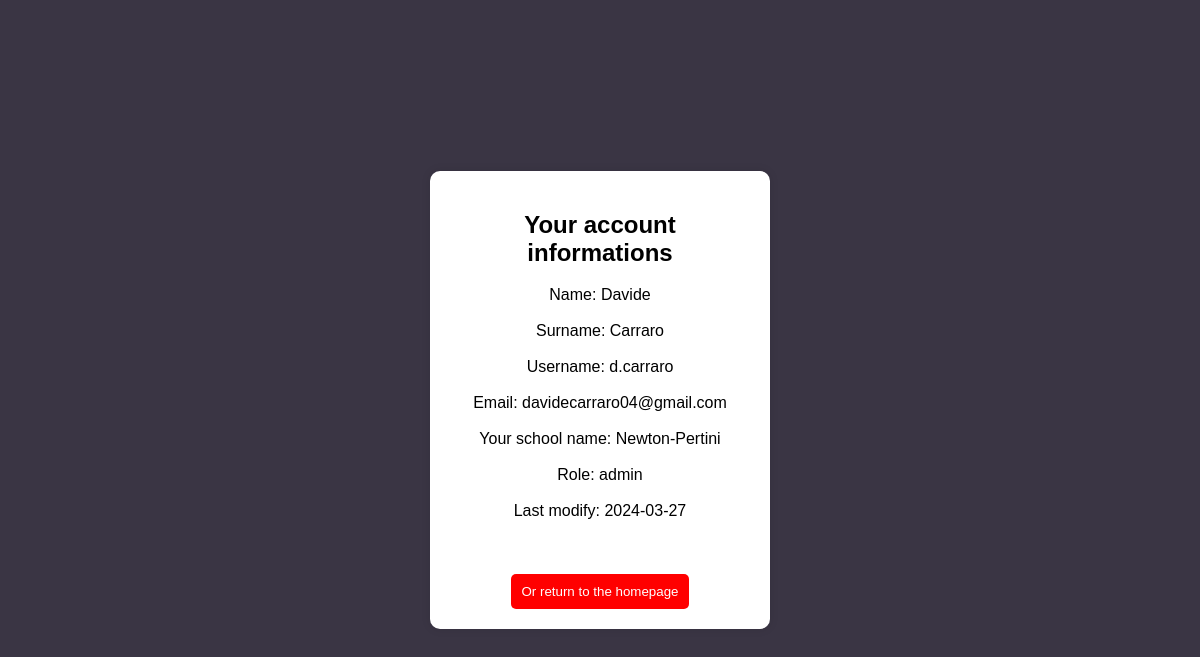
Screenshot of /account-details.php (signed in) with the database file from the repository.
### tables this page shows
CREATE TABLE `utente` (
  `id` int(11) NOT NULL,
  `username` varchar(30) DEFAULT NULL,
  `ruolo` varchar(10) NOT NULL,
  `pwd` varchar(12) DEFAULT NULL,
  `email` varchar(30) DEFAULT NULL,
  `nome` varchar(30) DEFAULT NULL,
  `cognome` varchar(30) DEFAULT NULL,
  `nome_scuola` varchar(30) DEFAULT NULL,
  `data_registrazione` date DEFAULT NULL
);

### account-details.php (the view, shortened to what this page needs)
<?php
    if(!$_SESSION["AUTENTICATO"]=="ok"){
        header("Location: php/login.php");
    }else{
    try {
        $connessione = mysqli_connect("localhost", "root", "root", "progettoinglese");
        $username=$_SESSION["USER"];
        $sql="SELECT * FROM utente WHERE username='$username'";
        $risultato=$connessione->query($sql);
        $array=mysqli_fetch_assoc($risultato);
    } catch (Exception $e) {
    }
?>
<html>
<head>
    <link rel="stylesheet" type="text/css" href="../css/stile2.css">
</head>
<body>
<div class="login-container">
    <h2>Your account informations</h2>
        Name: <?php echo $array["nome"]?><br><br>
        Surname: <?php echo $array["cognome"]?><br><br>
        Username: <?php echo $array["username"]?><br><br>
        Email: <?php echo $array["email"]?><br><br>
        Your school name: <?php echo $array["nome_scuola"]?><br><br>
        Role: <?php echo $array["ruolo"]?><br><br>
        Last modify: <?php echo $array["data_registrazione"]?><br><br><br><br>
    <button style="background-color:red" type="submit" name="redirectAccount" onclick="redirectAccount();">Or return to the homepage</button>
</div>
</body>
</html>
<?php
    }
?>

### css/stile2.css (style rules this page uses)
body { background-color: #3a3544; font-family: Arial, sans-serif; display: flex; justify-content: center; align-items: center; height: 100vh; margin: 0; }
.login-container { background-color: #fff; border-radius: 10px; padding: 20px; box-shadow: 0 0 10px rgba(0, 0, 0, 0.1); width: 300px; text-align: center; }
.login-container button { background-color: #4CAF50; color: #fff; padding: 10px; border: none; border-radius: 5px; cursor: pointer; text-decoration: none; }

### rows the page displays
utente: nome "Davide", cognome "Carraro", username "d.carraro", email "davidecarraro04@gmail.com", nome_scuola "Newton-Pertini", ruolo "admin", data_registrazione "2024-03-27"
